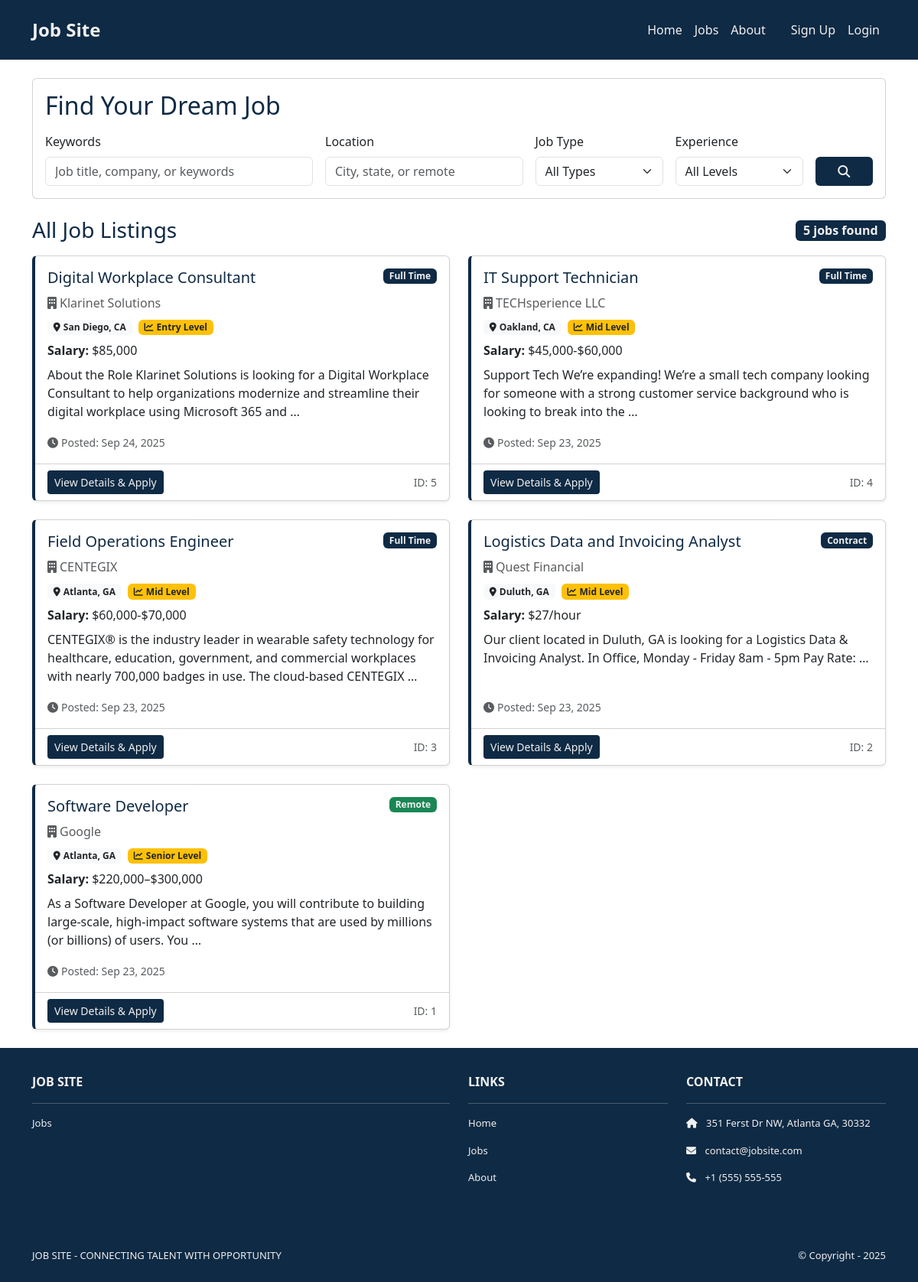
Screenshot of /jobs/ with the database file from the repository.
### jobs/models.py (models this page shows, shortened)
class Job(models.Model):
    JOB_TYPE_CHOICES = [
        ('full_time', 'Full Time'),
        ('part_time', 'Part Time'),
        ('contract', 'Contract'),
        ('internship', 'Internship'),
        ('remote', 'Remote'),
    ]
    EXPERIENCE_LEVEL_CHOICES = [
        ('entry', 'Entry Level'),
        ('mid', 'Mid Level'),
        ('senior', 'Senior Level'),
        ('lead', 'Lead'),
    ]
    title = models.CharField(max_length=255)
    company = models.CharField(max_length=255)
    location = models.CharField(max_length=255)
    latitude = models.FloatField(null=True, blank=True)
    longitude = models.FloatField(null=True, blank=True)
    description = models.TextField()
    requirements = models.TextField(blank=True)  # Add requirements field
    salary_range = models.CharField(max_length=100, blank=True)  # Add salary field
    job_type = models.CharField(max_length=20, choices=JOB_TYPE_CHOICES, default='full_time')
    experience_level = models.CharField(max_length=20, choices=EXPERIENCE_LEVEL_CHOICES, default='mid')
    posted_at = models.DateTimeField(auto_now_add=True)
    is_active = models.BooleanField(default=True)

### jobs/views.py (the view, shortened to what this page needs)
# urls.py: path('', views.job_list, name='job_list'),
def job_list(request):
    jobs = Job.objects.filter(is_active=True)
    search_query = request.GET.get('q', '')
    job_type = request.GET.get('job_type', '')
    experience_level = request.GET.get('experience_level', '')
    location_query = request.GET.get('location', '')
    if job_type:
        jobs = jobs.filter(job_type=job_type)
    if experience_level:
        jobs = jobs.filter(experience_level=experience_level)
    if location_query:
        jobs = jobs.filter(location__icontains=location_query)
    jobs = jobs.order_by('-posted_at')
    job_types = Job.JOB_TYPE_CHOICES
    experience_levels = Job.EXPERIENCE_LEVEL_CHOICES
    locations = Job.objects.filter(is_active=True).values_list('location', flat=True).distinct()
    context = {
        'jobs': jobs,
        'search_query': search_query,
        'selected_job_type': job_type,
        'selected_experience': experience_level,
        'location_query': location_query,
        'job_types': job_types,
        'experience_levels': experience_levels,
        'locations': locations,
        'results_count': jobs.count()
    }
    return render(request, 'jobs/job_list.html', context)

### jobs/templates/jobs/job_list.html (shortened to what this page needs)
{% extends 'base.html' %}
{% load static %}
{% block content %}
<div class="container mt-4">
    <div class="card mb-4">
        <div class="card-body">
            <h2 class="navy-text mb-3">Find Your Dream Job</h2>
            <form method="get" action="{% url 'job_list' %}">
                <div class="row g-3">
                    <div class="col-md-4">
                        <label for="q" class="form-label">Keywords</label>
                        <input type="text" class="form-control" id="q" name="q"
                               value="{{ search_query }}" placeholder="Job title, company, or keywords">
                    </div>
                    <div class="col-md-3">
                        <label for="location" class="form-label">Location</label>
                        <input type="text" class="form-control" id="location" name="location"
                               value="{{ location_query }}" placeholder="City, state, or remote"
                               list="locationSuggestions">
                    </div>
                    <div class="col-md-2">
                        <label for="job_type" class="form-label">Job Type</label>
                        <select class="form-select" id="job_type" name="job_type">
                            <option value="">All Types</option>
                        </select>
                    </div>
                    <div class="col-md-2">
                        <label for="experience_level" class="form-label">Experience</label>
                        <select class="form-select" id="experience_level" name="experience_level">
                            <option value="">All Levels</option>
                        </select>
                    </div>
                    <div class="col-md-1 d-flex align-items-end">
                        <button type="submit" class="btn navy-bg eggshell-text w-100">
                            <i class="fas fa-search"></i>
                        </button>
                    </div>
                </div>
            </form>
        </div>
    </div>
    <div class="d-flex justify-content-between align-items-center mb-3">
        <h3 class="navy-text mb-0">
            {% if search_query or selected_job_type or selected_experience or location_query %}
                Search Results
            {% else %}
                All Job Listings
            {% endif %}
        </h3>
        <span class="badge navy-bg eggshell-text fs-6">{{ results_count }} job{{ results_count|pluralize }} found</span>
    </div>
    {% if jobs %}
        <div class="row">
            {% for job in jobs %}
            <div class="col-lg-6 mb-4">
                <div class="card h-100 shadow-sm job-card">
                    <div class="card-body d-flex flex-column">
                        <div class="d-flex justify-content-between align-items-start mb-2">
                            <h5 class="card-title navy-text">{{ job.title }}</h5>
                            <span class="badge {% if job.job_type == 'remote' %}bg-success{% else %}navy-bg{% endif %} eggshell-text">
                                {{ job.get_job_type_display }}
                            </span>
                        </div>
                        <h6 class="card-subtitle mb-2 text-muted">
                            <i class="fas fa-building me-1"></i>{{ job.company }}
                        </h6>
                        <div class="mb-2">
                            <span class="badge bg-light text-dark me-1">
                                <i class="fas fa-map-marker-alt me-1"></i>{{ job.location }}
                            </span>
                            <span class="badge bg-warning text-dark">
                                <i class="fas fa-chart-line me-1"></i>{{ job.get_experience_level_display }}
                            </span>
                        </div>
                        {% if job.salary_range %}
                        <div class="mb-2">
                            <strong>Salary:</strong> {{ job.salary_range }}
                        </div>
                        {% endif %}
                        <p class="card-text flex-grow-1">
                            {{ job.description|truncatewords:25 }}
                        </p>
                        <div class="mt-auto">
                            <small class="text-muted">
                                <i class="fas fa-clock me-1"></i>Posted: {{ job.posted_at|date:"M d, Y" }}
                            </small>
                        </div>
                    </div>
                    <div class="card-footer bg-transparent">
                        <div class="d-flex justify-content-between align-items-center">
                            <a href="{% url 'job_detail' job.id %}" class="btn navy-bg eggshell-text btn-sm">View Details & Apply</a>
                            <small class="text-muted">ID: {{ job.id }}</small>
                        </div>
                    </div>
                </div>
            </div>
            {% endfor %}
        </div>
    {% else %}
        <div class="alert alert-warning text-center">
            <h4>No jobs found matching your criteria</h4>
            <p class="mb-0">Try adjusting your search filters or <a href="{% url 'job_list' %}">view all jobs</a>.</p>
        </div>
    {% endif %}
</div>
{% endblock %}

### templates/base.html (shortened to what this page needs)
<!DOCTYPE html>
<html>
  {% load static %}
  <head>
    <link href="https://cdn.jsdelivr.net/npm/bootstrap@5.3.3/dist/css/bootstrap.min.css" rel="stylesheet">
    <link rel="stylesheet" href="https://cdnjs.cloudflare.com/ajax/libs/font-awesome/6.1.1/css/all.min.css">
    <link rel="stylesheet" type="text/css" href="{% static 'css/style.css' %}">
  </head>
  <body>
    <nav class="p-3 navbar navbar-dark navy-header navbar-expand-lg">
      <div class="container">
        <a class="navbar-brand" href="{% url 'home.index' %}">
          <span class="eggshell-text fw-bold fs-4">Job Site</span>
        </a>
        <div class="collapse navbar-collapse" id="navbarNavAltMarkup">
          <div class="navbar-nav ms-auto navbar-ml">
            <a class="nav-link navy-text" href="{% url 'home.index' %}">Home</a>
            <a class="nav-link navy-text" href="{% url 'job_list' %}">Jobs</a>
            <a class="nav-link navy-text" href="#">About</a>
            {% if user.is_authenticated %}
            <a class="nav-link navy-text" href="#">Profile</a>
            {% if user.is_authenticated %}
              <a class="nav-link navy-text" href="{% url 'my_applications' %}">My Applications</a>
              <a class="nav-link navy-text" href="#">Dashboard</a>
            {% endif %}
            <a class="nav-link navy-text" href="#">Logout ({{user.username }})</a>
            {% else %}
            <a class="nav-link navy-text" href="#">Sign Up</a>
            <a class="nav-link navy-text" href="#">Login</a>
            {% endif %}
          </div>
        </div>
      </div>
    </nav>
    <div>
      {% block content %}
      {% endblock content %}
    </div>
    <section class="p-3 ms-footer d-none d-md-block">
      <div class="container">
        <div class="row mt-3 eggshell-text">
          <div class="col-md-6 col-lg-6 col-xl-6 mx-auto mb-4">
            <b>JOB SITE</b>
            <hr />
            <p><a class="nav-link" href="{% url 'job_list' %}">Jobs</a></p>
          </div>
          <div class="col-md-3 col-lg-3 col-xl-3 mx-auto mb-4">
            <b>LINKS</b>
            <hr />
            <p><a class="nav-link" href="{% url 'home.index' %}">Home</a></p>
            <p><a class="nav-link" href="#">Jobs</a></p>
            <p><a class="nav-link" href="#">About</a></p>
          </div>
          <div class="col-md-3 col-lg-3 col-xl-3 mx-auto mb-4">
            <b>CONTACT</b>
            <hr />
            <p><i class="fas fa-home me-2"></i> 351 Ferst Dr NW, Atlanta GA, 30332</p>
            <p><i class="fas fa-envelope me-2"></i> contact@jobsite.com</p>
            <p><i class="fas fa-phone me-2"></i> +1 (555) 555-555</p>
          </div>
        </div>
      </div>
    </section>
    <section class="p-3 ms-footer-bottom bg-dark">
      <div class="container d-flex justify-content-between">
        <div class="me-5 eggshell-text">
          <span>JOB SITE - CONNECTING TALENT WITH OPPORTUNITY</span>
        </div>
        <div class="eggshell-text">
          <span>© Copyright - 2025</span>
        </div>
      </div>
    </section>
  </body>
</html>

### jobsite/static/css/style.css (style rules this page uses)
html .eggshell-text, html .eggshell-text *, html .eggshell-text h1, html .eggshell-text h2, html .eggshell-text h3, html .eggshell-text h4, html .eggshell-text h5, html .eggshell-text h6, html .eggshell-text p, html .eggshell-text span, html .eggshell-text a, html .eggshell-text div { color: #F0F0F0 !important; }
.navbar a.nav-link { color: #F0F0F0 !important; }
.bg-dark { background-color: #0f2a44 !important; }
.ms-footer { background-color: #0f2a44; }
.ms-footer p { color: #F0F0F0; font-size: 13px; }
.ms-footer-bottom span { font-size: 13px; line-height: 38px; }
.navy-bg { background-color: #0f2a44 !important; }
.navy-header { background-color: #0f2a44 !important; }
.navy-text { color: #0f2a44 !important; }
.eggshell-text, .eggshell-text *, .eggshell-text a, .eggshell-text span, .eggshell-text h1, .eggshell-text h2, .eggshell-text h3, .eggshell-text h4, .eggshell-text h5, .eggshell-text h6, .eggshell-text p, .eggshell-text div, .eggshell-text b, .eggshell-text strong, .eggshell-text i, .eggshell-text em { color: #F0F0F0 !important; }
.btn.eggshell-text, .btn.eggshell-text:hover, .btn.eggshell-text:focus, .btn.eggshell-text:active { color: #F0F0F0 !important; }
.job-card { transition: transform 0.2s; }

### templates/base.html (style rules this page uses)
.eggshell-text, .eggshell-text * { color: #F0F0F0 !important; }
.navy-bg { background-color: #0f2a44 !important; }
.navy-text, .navy-text * { color: #0f2a44 !important; }
.navbar-brand .eggshell-text { color: #F0F0F0 !important; }

### jobs/templates/jobs/job_list.html (style rules this page uses)
.job-card { transition: transform 0.2s ease-in-out; border-left: 4px solid #0f2a44; }

### rows the page displays
Job: title "Digital Workplace Consultant", job_type "Full Time", company "Klarinet Solutions", location "San Diego, CA", experience_level "Entry Level", salary_range "$85,000", description "About the Role Klarinet Solutions is looking for a Digital Workplace Consultant to help organizations modernize and streamline their digital workplace using Microsoft 365 and …", posted_at "Sep 24, 2025", id "5"
Job: title "IT Support Technician", job_type "Full Time", company "TECHsperience LLC", location "Oakland, CA", experience_level "Mid Level", salary_range "$45,000-$60,000", description "Support Tech We’re expanding! We’re a small tech company looking for someone with a strong customer service background who is looking to break into the …", posted_at "Sep 23, 2025", id "4"
Job: title "Field Operations Engineer", job_type "Full Time", company "CENTEGIX", location "Atlanta, GA", experience_level "Mid Level", salary_range "$60,000-$70,000", description "CENTEGIX® is the industry leader in wearable safety technology for healthcare, education, government, and commercial workplaces with nearly 700,000 badges in use. The cloud-based CENTEGIX …", posted_at "Sep 23, 2025", id "3"
Job: title "Logistics Data and Invoicing Analyst", job_type "Contract", company "Quest Financial", location "Duluth, GA", experience_level "Mid Level", salary_range "$27/hour", description "Our client located in Duluth, GA is looking for a Logistics Data & Invoicing Analyst. In Office, Monday - Friday 8am - 5pm Pay Rate: …", posted_at "Sep 23, 2025", id "2"
Job: title "Software Developer", job_type "Remote", company "Google", location "Atlanta, GA", experience_level "Senior Level", salary_range "$220,000–$300,000", description "As a Software Developer at Google, you will contribute to building large-scale, high-impact software systems that are used by millions (or billions) of users. You …", posted_at "Sep 23, 2025", id "1"

### other values shown
{{ results_count }} "5"
